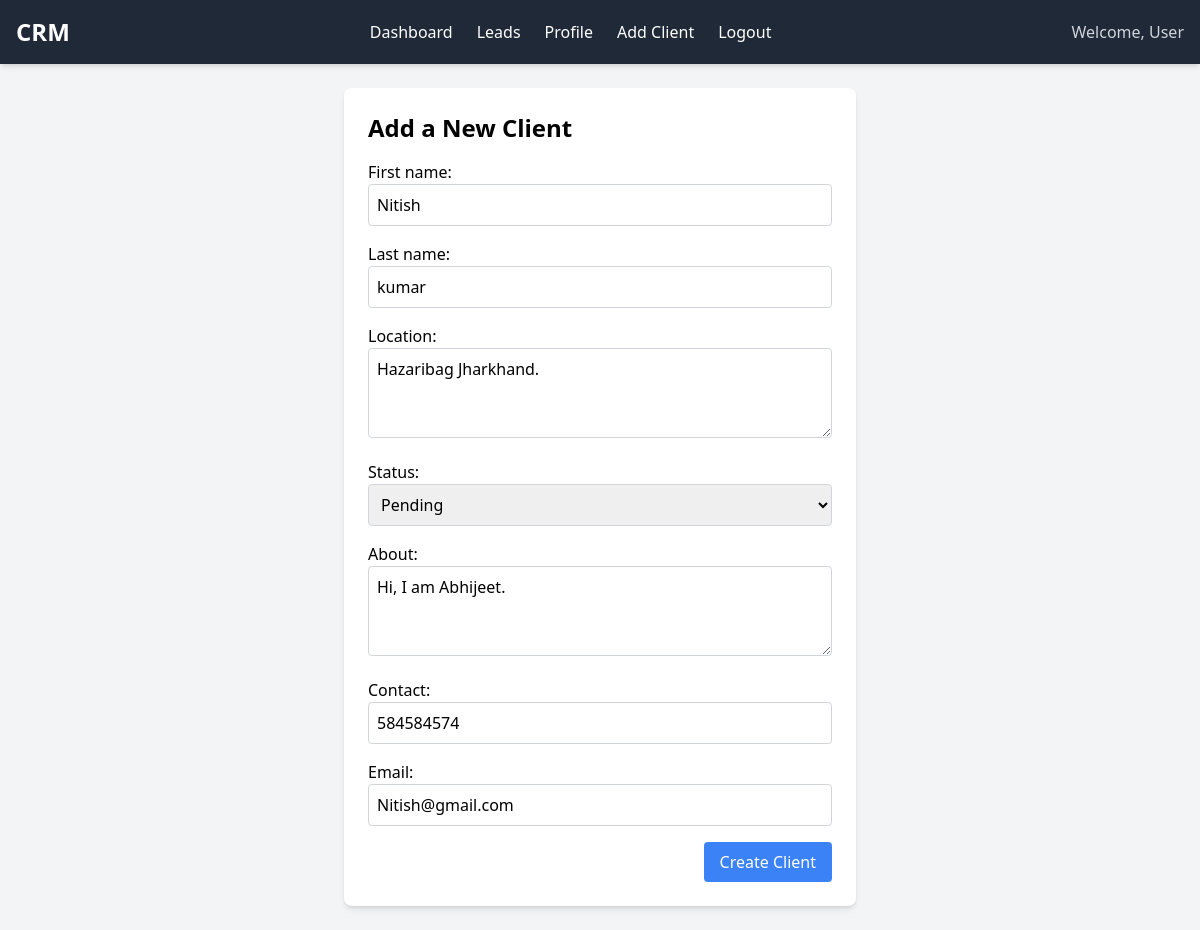
The app's page /update_client/1/ (signed in) with its own data.
### app/models.py (models this page shows, shortened)
class BaseModel(models.Model):
    created_at = models.DateTimeField(auto_now_add=True)
    updated_at = models.DateTimeField(auto_now=True)  # Fixed field name
    class Meta:
        abstract = True

class ClientModel(BaseModel):
    lead = models.ForeignKey(LeadModel, on_delete=models.CASCADE, related_name='clients')
    first_name = models.CharField(max_length=30)
    last_name = models.CharField(max_length=30)
    contact = models.CharField(max_length=20)
    email = models.EmailField(unique=True)  # Ensuring unique email for each client
    location = models.TextField()
    about = models.TextField()
    status = models.CharField(
        max_length=50,
        choices=[
            ('Pending', 'Pending'),
            ('Done', 'Done'),
            ('Process', 'Process')  # Capitalized for consistency
        ],
        default=True
    )

### app/views.py (the view, shortened to what this page needs)
# urls.py: path('update_client/<int:pk>/',views.ClientUpdateView.as_view(),name='update_client'),
class ClientUpdateView(LoginRequiredMixin,generic.View):
    def get(self,request,*args,**kwargs):
        try:
            instance=ClientModel.objects.get(id=kwargs['pk'])
            form=ClientForm(instance=instance)
        except ClientModel.DoesNotExist():
            return redirect('home')
        return render(request,'home/create_client.html',{'form':form})

### app/forms.py
class ClientForm(forms.ModelForm):
    class Meta:
        model = ClientModel
        fields = ['first_name', 'last_name', 'location', 'status', 'about', 'contact', 'email']
        widgets = {
            'first_name': forms.TextInput(attrs={'class': 'w-full p-2 border border-gray-300 rounded', 'placeholder': 'First Name'}),
            'last_name': forms.TextInput(attrs={'class': 'w-full p-2 border border-gray-300 rounded', 'placeholder': 'Last Name'}),
            'location': forms.Textarea(attrs={'class': 'w-full p-2 border border-gray-300 rounded', 'placeholder': 'Location', 'rows': 3}),
            'about': forms.Textarea(attrs={'class': 'w-full p-2 border border-gray-300 rounded', 'placeholder': 'About', 'rows': 3}),
            'contact': forms.TextInput(attrs={'class': 'w-full p-2 border border-gray-300 rounded', 'placeholder': 'Contact'}),
            'email': forms.EmailInput(attrs={'class': 'w-full p-2 border border-gray-300 rounded', 'placeholder': 'Email'}),
            'status': forms.Select(attrs={'class': 'w-full p-2 border border-gray-300 rounded'}),
        }

### app/templates/home/create_client.html (shortened to what this page needs)
{% extends 'base.html' %}
{% block content %}
<div class="bg-white p-6 shadow-md rounded-lg max-w-lg mx-auto">
    <h2 class="text-2xl font-semibold mb-4">Add a New Client</h2>
    <form method="post" class="space-y-4" enctype="multipart/form-data">
        {{form.as_p}}
        <div class="text-right">
            <button type="submit" class="bg-blue-500 text-white px-4 py-2 rounded">Create Client</button>
        </div>
    </form>
</div>
{% endblock %}

### records on screen
ClientModel: first_name "Nitish", last_name "kumar", location "Hazaribag Jharkhand.", status "Pending", about "Hi, I am Abhijeet.", contact "584584574", email "Nitish@gmail.com"
